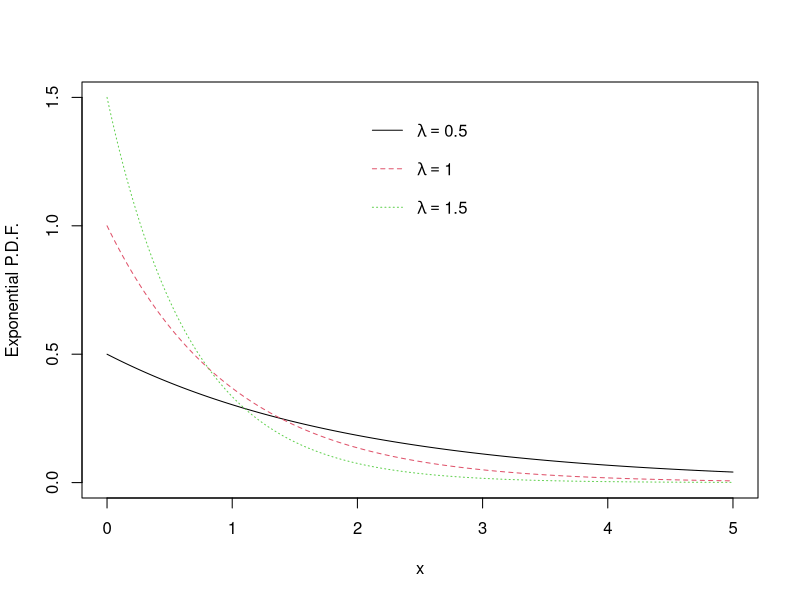
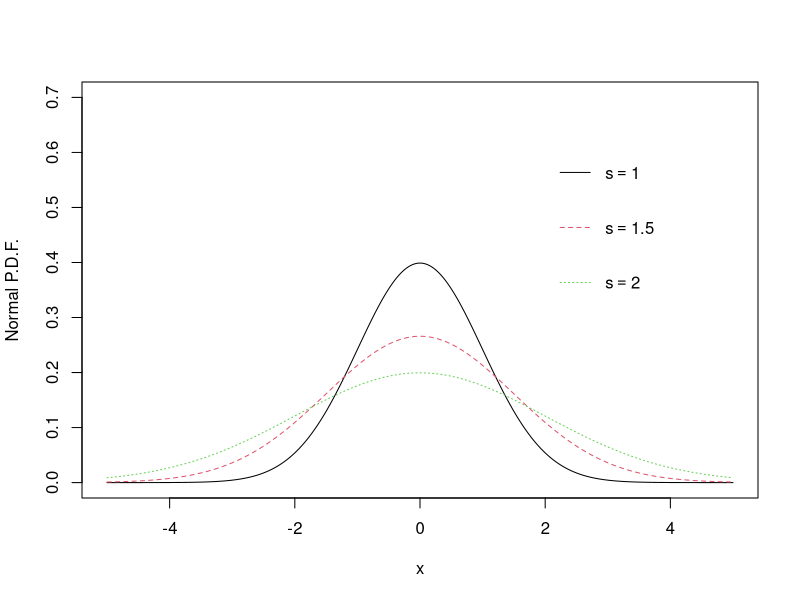

These figures' R source, in order:
# d for pdf
# p for cdf
# q for quantiles
# r for random variable generation

set.seed(100)

# Density and CDF of x = 4, N(0, 3) ---------------------------------------

# Density
dnorm(4, mean=0, sd=3)

# CDF
pnorm(4, mean=0, sd=3)

# Quantile
qnorm(seq(0.1, 0.9, by=0.1), mean=0, sd=3)

# Randmly generate 10 values
rnorm(10, mean=0, sd=3)

# Plots
xdens <- seq(0,5, 0.02)
plot(xdens, dexp(xdens, rate = 0.5), type='l', ylim=c(0,1.5), xlab='x', ylab='Exponential P.D.F.',lty=1)
lines(xdens,dexp(xdens,rate=1),type='l',lty=2,col=2)
lines(xdens,dexp(xdens,rate=1.5),type='l',lty=3,col=3)
legend(2,1.45,lty=1,substitute(lambda==0.5),box.lty=0)
legend(2,1.30,lty=2,substitute(lambda==1.0),box.lty=0,col=2)
legend(2,1.15,lty=3,substitute(lambda==1.5),box.lty=0,col=3)


# Plots
xdens <- seq(-5,5, 0.02)
plot(xdens, dnorm(xdens, mean=0, sd=1), type='l', ylim=c(0,0.7), xlab='x', ylab='Normal P.D.F.',lty=1)
lines(xdens,dnorm(xdens,mean=0, sd=1.5),type='l',lty=2,col=2)
lines(xdens,dnorm(xdens,mean=0, sd=2),type='l',lty=3,col=3)
legend(2,0.6,lty=1,substitute(s==1.0),box.lty=0)
legend(2,0.5,lty=2,substitute(s==1.5),box.lty=0,col=2)
legend(2,0.4,lty=3,substitute(s==2.0),box.lty=0,col=3)
